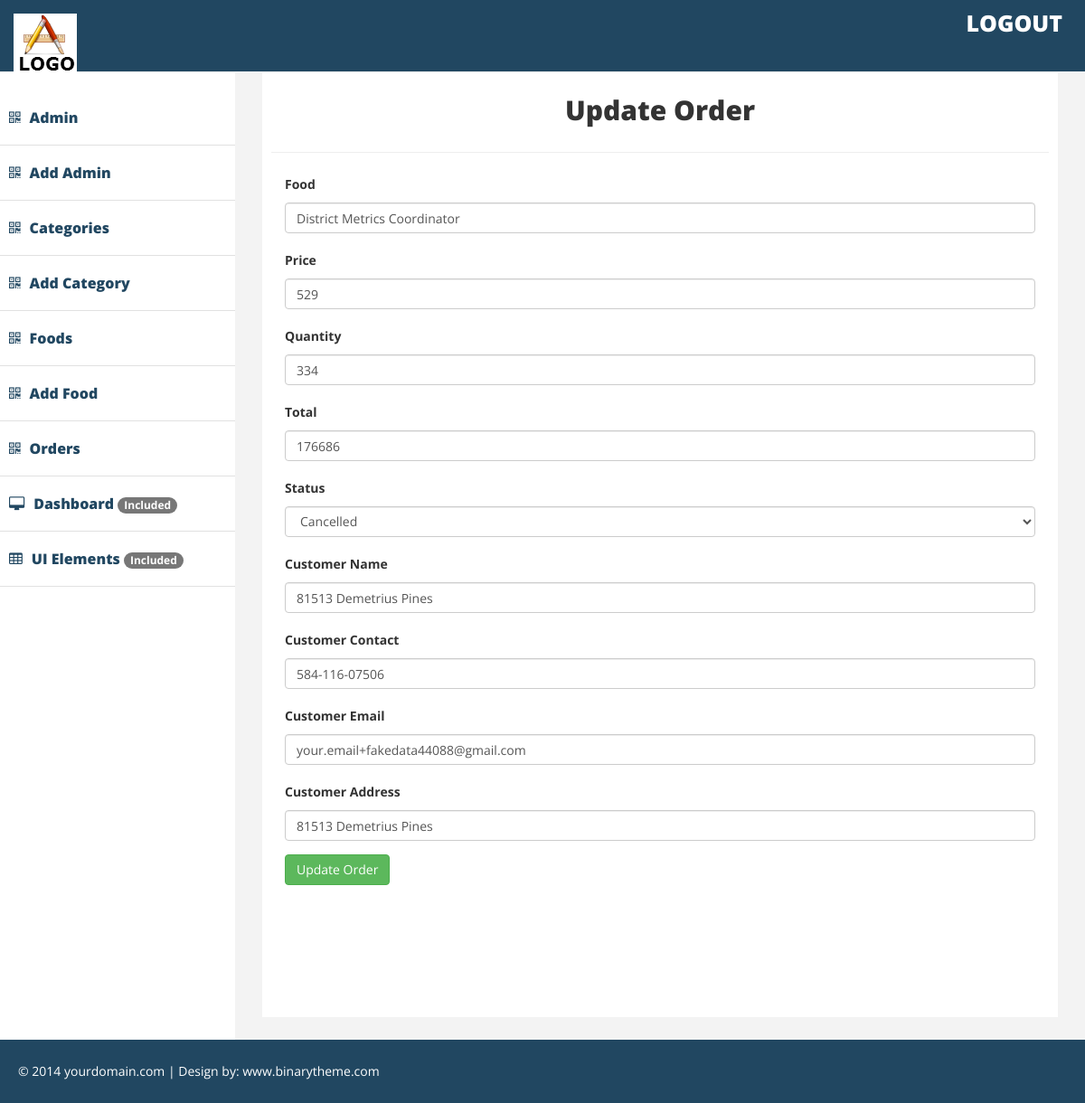
Page /api/update-order.php?order_id=12 (signed in) on the committed database.
### tables this page shows
CREATE TABLE `orders` (
  `id` int(11) NOT NULL,
  `food` varchar(255) NOT NULL,
  `price` double NOT NULL,
  `qty` int(10) NOT NULL,
  `order_date` datetime NOT NULL,
  `status` varchar(100) NOT NULL,
  `customer_name` varchar(255) NOT NULL,
  `customer_contact` varchar(255) NOT NULL,
  `customer_email` varchar(255) NOT NULL,
  `customer_address` varchar(255) NOT NULL
);

### api/update-order.php (the view, shortened to what this page needs)
<?php  include_once "./partials/header.php"?>
    <div id="page-wrapper" >
        <div id="page-inner">
            <div class="row">
                <div class="col-lg-12">
                    <h2>Update Order</h2>
                </div>
            </div>
            <hr />
            <div class="row">
                <div class="col-lg-12 ">
                    <?php
                    if(isset($_GET['order_id'])){
                        $id = $_GET['order_id'];
                        $sql = mysqli_query($conn, "SELECT * FROM orders WHERE id = $id");
                        $order = mysqli_fetch_assoc($sql);
                    }
                    ?>
                     <form action="" method="POST" id="update-order-form">
                        <div class="col-lg-12 col-md-12">
                            <div class="form-group">
                                <label>Food</label>
                                <input class="form-control" name="food" value="<?php echo $order['food']; ?>"/>
                            </div>
                            <div class="form-group">
                                <label>Price</label>
                                <input class="form-control" name="price" value="<?php echo $order['price']; ?>"/>
                            </div>
                            <div class="form-group">
                                <label>Quantity</label>
                                <input class="form-control" name="qty" value="<?php echo $order['qty']; ?>"/>
                            </div>
                            <div class="form-group">
                                <label>Total</label>
                                <input class="form-control" name="total" value="<?php echo $order['price'] * $order['qty']; ?>"/>
                            </div>
                            <div class="form-group">
                                <label>Status</label>
                                <select name="status" id="" class="form-control">
                                    <option  <?php if($order['status']=='Cancelled'){echo "selected";}  ?> value="Cancelled">Cancelled</option>
                                </select>
                            </div>
                            <div class="form-group">
                                <label>Customer Name</label>
                                <input class="form-control" name="customer_name" value="<?php echo $order['customer_name']; ?>"/>
                            </div>
                            <div class="form-group">
                                <label>Customer Contact</label>
                                <input class="form-control" name="customer_contact" value="<?php echo $order['customer_contact']; ?>"/>
                            </div>
                            <div class="form-group">
                                <label>Customer Email</label>
                                <input class="form-control" name="customer_email" value="<?php echo $order['customer_email']; ?>"/>
                            </div>
                            <div class="form-group">
                                <label>Customer Address</label>
                                <input class="form-control" name="customer_address" value="<?php echo $order['customer_address']; ?>"/>
                            </div>
                            <div class="form-group">
                                <input class="btn btn-success" name="submit" type="submit" value="Update Order" id="update-order"/>
                            </div>
                        </div>
                    </form>
                </div>
            </div>
        </div>
    </div>
<?php  include_once "./partials/footer.php"?>

### api/assets/css/custom.css (style rules this page uses)
body { font-family: 'Open Sans', sans-serif; line-height:30px; }
#page-wrapper { padding: 15px 15px; min-height: 600px; background:#F3F3F3; }
#page-inner { width:100%; margin:10px 20px 10px 0px; background-color:#fff!important; padding:10px; min-height:1050px; }
@media (min-width:768px) { #page-wrapper { margin: 0 0 0 260px; padding: 15px 30px; min-height: 1050px; } }
.row h2 { text-align: center; font-weight:900 }

### rows in the picture
orders: food "District Metrics Coordinator", price "529", qty "334", total "176686", status "Cancelled", customer_name "81513 Demetrius Pines", customer_contact "584-116-07506", customer_email "your.email+fakedata44088@gmail.com", customer_address "81513 Demetrius Pines"
